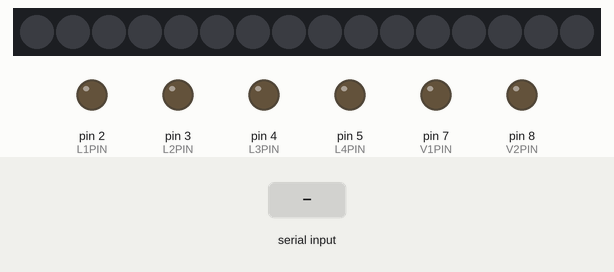
The sketch below on a simulated Arduino Uno, built with avr-gcc and run on an emulated ATmega328P. Parts: 16 RGB LEDs in strip order, left to right, output pins drawn as LEDs (lit = HIGH). Inputs (shaded band) come from the test bench.

Above: at 2.2 s.
2.3 s: byte 108 ('l') received over Serial
At 2.45 s:
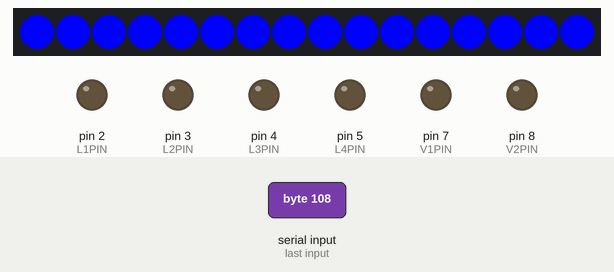
4.7 s: byte 107 ('k') received over Serial
At 7.4 s:
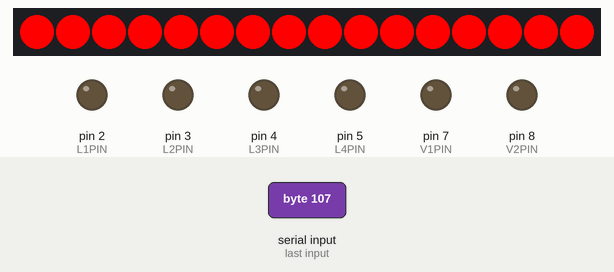
7.7 s: byte 110 ('n') received over Serial
At 7.86 s:
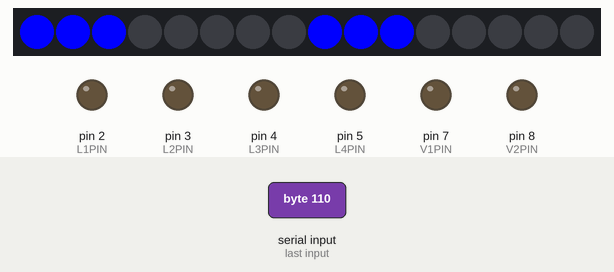
10.1 s: "a" received over Serial
At 10.25 s:
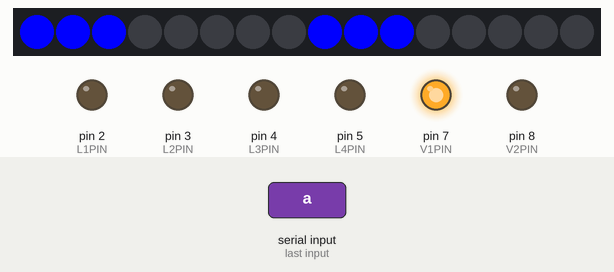
11.6 s: "b" received over Serial
At 11.77 s:
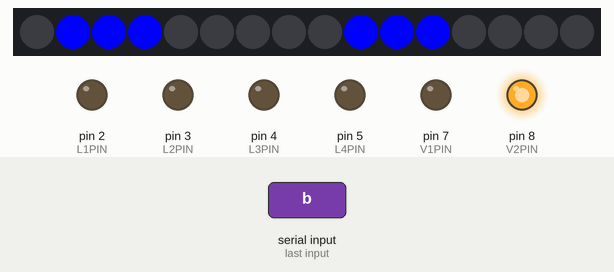
13.1 s: "c" received over Serial
At 13.38 s:
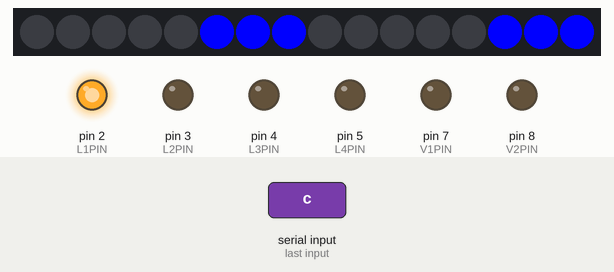
Timing chart, 0 to 16.1 s (numbered marks = the images above; inputs shaded):
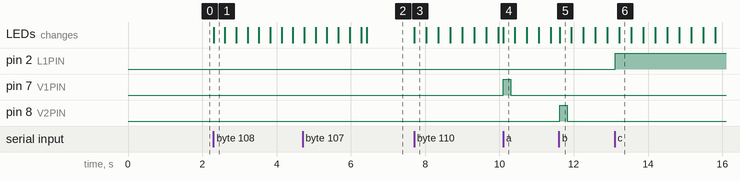

The sketch:

handles_soul.ino
```cpp
#include <Adafruit_NeoPixel.h>

byte L1PIN = 2;
byte L2PIN = 3;
byte L3PIN = 4;
byte L4PIN = 5;
byte EYESPIN = 6;
byte V1PIN = 7;
byte V2PIN = 8;

byte NUMPIXELS = 16;
byte animation1Counter = 0;
byte animation2Counter = 0;
byte animation3Counter = 0;
byte litPixel = 0;
char in;

byte eyesColour[] = {0, 0, 255};
byte fadeColour1[] = {0, 0, 255};
byte fadeColour2[] = {128, 0, 255};

Adafruit_NeoPixel pixels = Adafruit_NeoPixel(NUMPIXELS, EYESPIN, NEO_GRB + NEO_KHZ800);
int animationState = 1;
void setup(){
  Serial.begin(9600);
  pinMode(L1PIN, OUTPUT);
  pinMode(L2PIN, OUTPUT);
  pinMode(L3PIN, OUTPUT);
  pinMode(L4PIN, OUTPUT);
  pinMode(V1PIN, OUTPUT);
  pinMode(V2PIN, OUTPUT);
  digitalWrite(L1PIN, LOW);
  digitalWrite(L2PIN, LOW);
  digitalWrite(L3PIN, LOW);
  digitalWrite(L4PIN, LOW);
  pixels.begin();
  delay(1000);
}

void loop(){
  if (Serial.available()){
    in = Serial.read();
    switch (in){
      case 'a':
        soundSelect(V1PIN);
        break;
      case 'b':
        soundSelect(V2PIN);
        break;
      case 'c':
        wiresLEDsOn(L1PIN);
        break;
      case 'd':
        wiresLEDsOn(L2PIN);
        break;
      case 'e':
        wiresLEDsOn(L3PIN);
        break;
      case 'f':
        wiresLEDsOn(L4PIN);
        break;
      case 'g':
        wiresLEDsOff(L1PIN);
        break;
      case 'h':
        wiresLEDsOff(L2PIN);
        break;
      case 'i':
        wiresLEDsOff(L3PIN);
        break;
      case 'j':
        wiresLEDsOff(L4PIN);
        break;
      case 'k':
        animationState = 0;
        break;
      case 'l':
        animationState = 4;
        break;
      case 'm':
        animationState = 2;
        break;
      case 'n':
        animationState = 3;
        break;
      case 'o':
        animationState = 1;
        break;
      default:
        soundOff();
    }
  }
  if (animationState == 4){
    eyesAnimation4(15);
  } else if (animationState == 3){
    setEyesColour(fadeColour1[0],fadeColour1[1],fadeColour1[2]);
    eyesAnimation3(25,3);
  } else if (animationState == 2){
    setEyesColour(fadeColour1[0],fadeColour1[1],fadeColour1[2]);
    eyesSolidColour();
  } else if (animationState == 1){
    eyesOff();
  } else if (animationState == 0){
    //setEyesColour(237,0,127);
    setEyesColour(255,0,0);
    eyesSolidColour();
  }
}

void wiresLEDsOn(byte LEDPinOn){
  digitalWrite(LEDPinOn, HIGH);
}

void wiresLEDsOff(byte LEDPinOff){
  digitalWrite(LEDPinOff, LOW);
}

void soundSelect(byte pinSel){
  digitalWrite(pinSel, HIGH);
  if (pinSel == 9)
    delay(4000);
  else
    delay(200);
  digitalWrite(pinSel, LOW);
}

void soundOff(){
  digitalWrite(V1PIN, LOW);
  digitalWrite(V2PIN, LOW);
}

void setEyesColour(byte r, byte g, byte b){
  eyesColour[0] = r;
  eyesColour[1] = g;
  eyesColour[2] = b;
}

void eyesSolidColour(){
  for(int i=0; i<NUMPIXELS; i++){
    pixels.setPixelColor(i, pixels.Color(eyesColour[0],eyesColour[1],eyesColour[2]));
  }
  pixels.show();
}

void eyesOff(){
  for (int i=0; i<NUMPIXELS; i++){
    pixels.setPixelColor(i, pixels.Color(0,0,0));
  }
  pixels.show();
}

void eyesAnimation1(int delayVal, boolean stayOn){
  if (animation1Counter == NUMPIXELS/2){
     animation1Counter = 0;
  }
  pixels.setPixelColor(animation1Counter, pixels.Color(eyesColour[0], eyesColour[1], eyesColour[2]));
  pixels.setPixelColor(animation1Counter+(NUMPIXELS/2), pixels.Color(eyesColour[0], eyesColour[1], eyesColour[2]));
  pixels.show();
  delay(delayVal);
  if (!stayOn){
    if (animation1Counter == NUMPIXELS/2 -1){
      eyesOff();
    }
  }
  animation1Counter++;
}

void eyesAnimation2(int delayVal){
  if (animation2Counter == NUMPIXELS/2){
     animation2Counter = 0;
  }
  pixels.setPixelColor(animation2Counter, pixels.Color(eyesColour[0], eyesColour[1], eyesColour[2]));
  pixels.setPixelColor(animation2Counter+(NUMPIXELS/2), pixels.Color(eyesColour[0], eyesColour[1], eyesColour[2]));
  pixels.show();
  delay(delayVal);
  eyesOff();
  delay(delayVal);
  animation2Counter++;
}

void eyesAnimation3(int delayVal, byte nLitPixels){
  eyesOff();
  if (animation3Counter == NUMPIXELS/2){
     animation3Counter = 0;
  }
  for (byte i=0; i<nLitPixels; i++){
    litPixel = animation3Counter + i;
    if (litPixel >= (NUMPIXELS/2)){
      litPixel = (animation3Counter - (NUMPIXELS/2)) + i;
    }
    pixels.setPixelColor((litPixel), pixels.Color(eyesColour[0], eyesColour[1], eyesColour[2]));
    pixels.setPixelColor((litPixel+(NUMPIXELS/2)), pixels.Color(eyesColour[0], eyesColour[1], eyesColour[2]));
  }
  pixels.show();
  delay(delayVal);
  animation3Counter++;
}

void eyesAnimation4(int delayVal){
  if (Serial.available())
    return;
  setEyesColour(fadeColour1[0],fadeColour1[1],fadeColour1[2]);
  eyesSolidColour();
  for (byte i=0; i<fadeColour2[0]; i++){
    setEyesColour(fadeColour1[0]+i, fadeColour1[1], fadeColour1[2]);
    eyesSolidColour();
    delay(delayVal);
  }
  if (Serial.available())
    return;
  delay(delayVal);
  for (byte i=0; i<fadeColour2[0]; i++){
    setEyesColour(fadeColour2[0]-i, fadeColour2[1], fadeColour2[2]);
    eyesSolidColour();
    delay(delayVal);
  }
}

void resetEyes(){
  animation1Counter = 0;
  animation2Counter = 0;
  animation3Counter = 0;
}
```

Measured:
- after the input at 2.3 s, the LEDs: change at once (image 1)
- after the input at 4.7 s, the LEDs: first differ from a run without the input after 1.7 s (image 2)
- after the input at 7.7 s, the LEDs: change at once (image 3)
- after the input at 10.1 s, pin 7 (V1PIN): LOW → HIGH at once, → LOW 0.20 s later
- after the input at 11.6 s, pin 8 (V2PIN): LOW → HIGH at once, → LOW 0.20 s later; the LEDs: change at once (image 5)
- after the input at 13.1 s, pin 2 (L1PIN): LOW → HIGH at once
